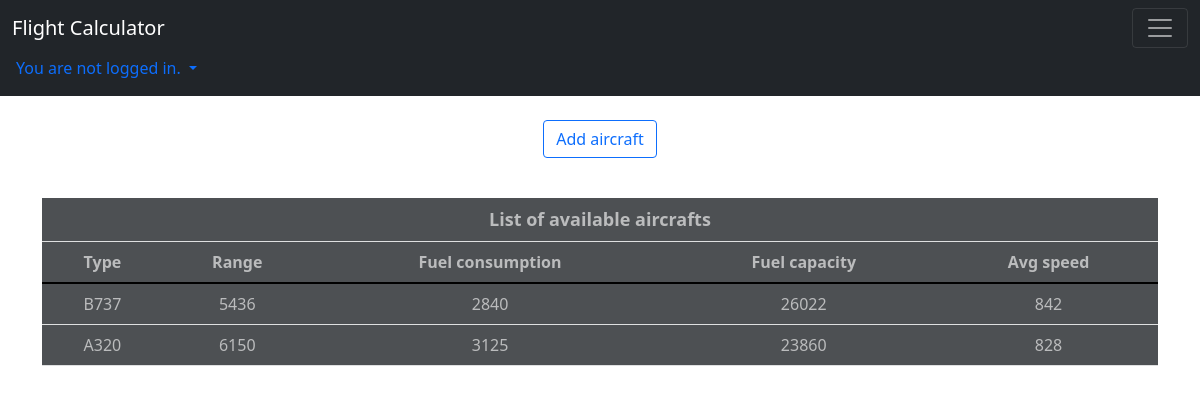
Page /viewer/aircrafts on the earlier database version.
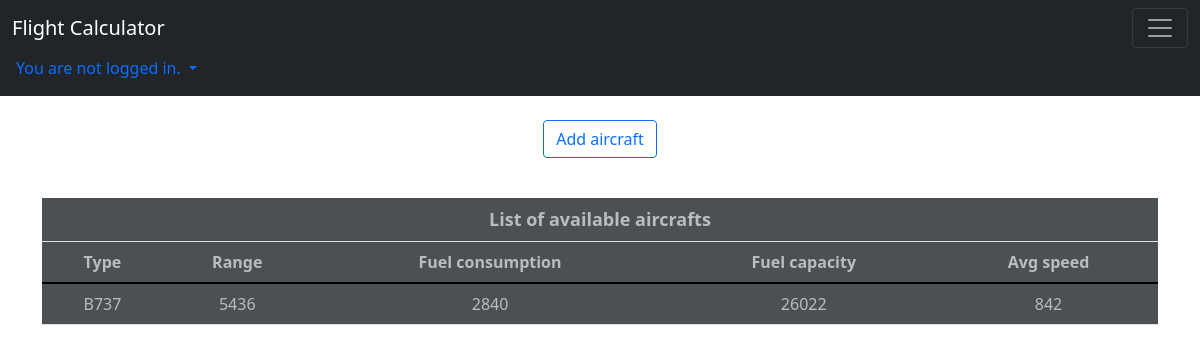
Same page on the later database version.
### viewer/models.py (models this page shows, shortened)
class Aircraft(models.Model):
    type = models.CharField(max_length=30)
    acft_range = models.IntegerField()
    fuel_consumption = models.IntegerField()
    fuel_capacity = models.IntegerField()
    avg_speed = models.IntegerField()

### viewer/views.py (the view)
# urls.py: path('aircrafts', AircraftsView.as_view(), name="aircrafts"),
class AircraftsView(ListView):
    template_name = "aircrafts.html"
    model = Aircraft
    paginate_by = 50

### viewer/templates/aircrafts.html (shortened to what this page needs)
{% extends "base.html" %}
{% block content %}
<a href="{% url 'viewer:aircraft_add' %}" class="btn btn-outline-primary mt-4">Add aircraft</a>
<table class="table table-light table-hover"  style="margin-top: 40px;">
  <thead class="thead-light">
  <tr>
    <th colspan="9" style="font-size: large;">List of available aircrafts</th>
  </tr>
    <tr>
      <th scope="col">Type</th>
        <th scope="col">Range</th>
      <th scope="col">Fuel consumption</th>
      <th scope="col">Fuel capacity</th>
      <th scope="col">Avg speed</th>
    </tr>
  </thead>
  <tbody>
  {% for aircraft in object_list %}
    <tr>
      <td>{{ aircraft.type}}</td>
      <td>{{ aircraft.acft_range }}</td>
      <td>{{ aircraft.fuel_consumption }}</td>
      <td>{{ aircraft.fuel_capacity }}</td>
      <td>{{ aircraft.avg_speed }} {%if user.is_superuser%}<a class="btn btn-danger btn-sm float-end" href="{% url "viewer:delete_aircraft" aircraft.id %}">Delete</a> {%endif%}</td>
    </tr>
  {% endfor %}
  </tbody>
</table>
{% endblock %}

Differences in the rows shown:
removed Aircraft: type "A320", acft_range "6150", fuel_consumption "3125", fuel_capacity "23860", avg_speed "828"
